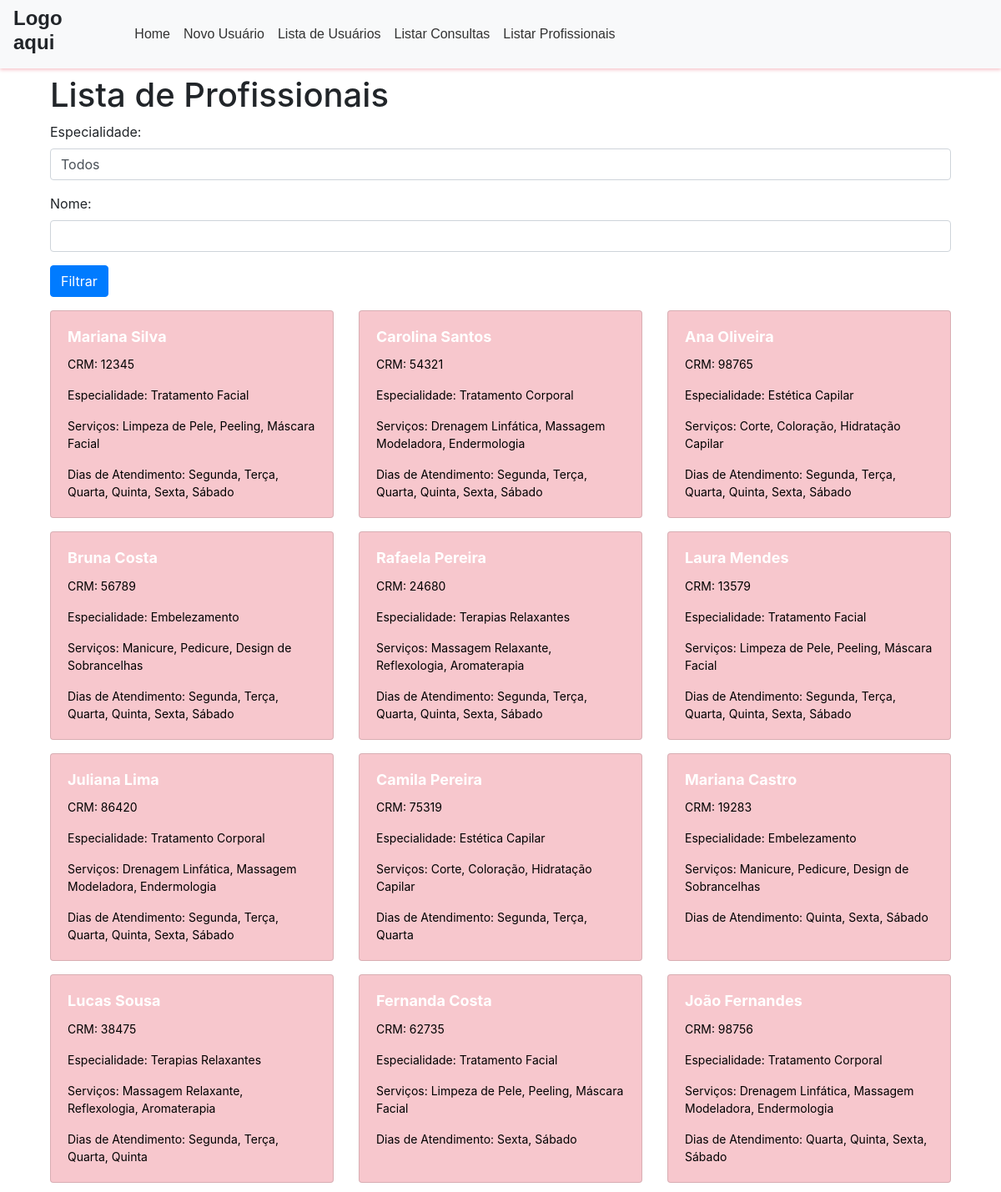
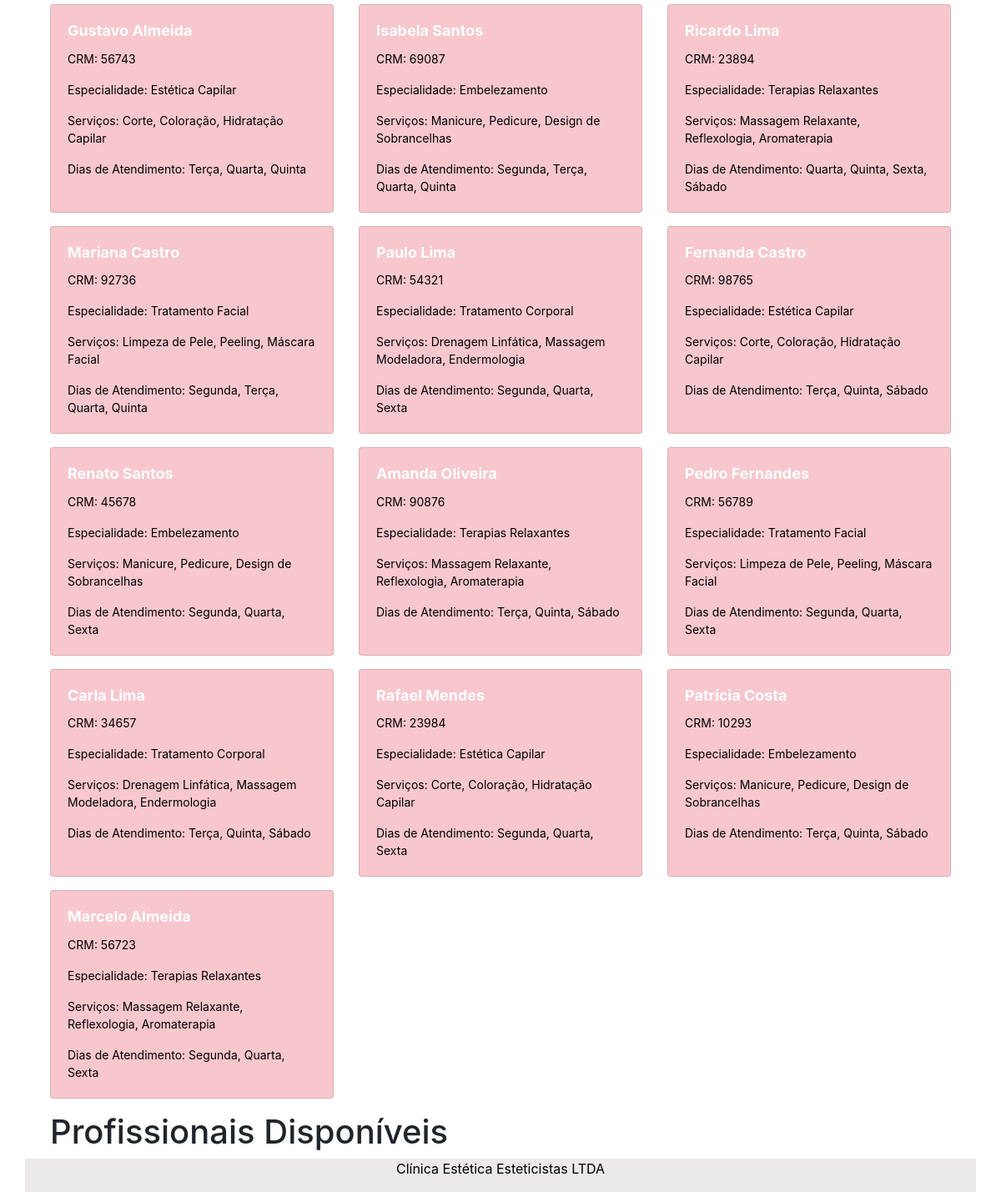
Screenshot of /?page=listarP with the database file from the repository (2 pictures, top to bottom).
### tables this page shows
CREATE TABLE profissionais (
    id INT PRIMARY KEY AUTO_INCREMENT,
    nome_profissional VARCHAR(255) NOT NULL,
    crm VARCHAR(20) NOT NULL,
    especialidade VARCHAR(255) NOT NULL,
    servicos VARCHAR(255) NOT NULL,
    dias_atendimento VARCHAR(255) NOT NULL
);

### view/view_usu/lista_profissionais.php (the view, shortened to what this page needs)
<!DOCTYPE html>
<html>
<head>
    <link rel="stylesheet" href="https://stackpath.bootstrapcdn.com/bootstrap/4.5.2/css/bootstrap.min.css">
</head>
<body>
    <div class="container">
        <h1>Lista de Profissionais</h1>
        <form action="" method="POST">
            <div class="form-group">
                <label for="especialidade">Especialidade:</label>
                <select class="form-control" id="especialidade" name="especialidade">
                    <option value="">Todos</option>
                </select>
            </div>
            <div class="form-group">
                <label for="nome">Nome:</label>
                <input type="text" class="form-control" id="nome" name="nome">
            </div>
            <button type="submit" class="btn btn-primary">Filtrar</button>
        </form>
        <div class="row mt-3">
            <?php
            if ($_SERVER['REQUEST_METHOD'] == 'POST') {
                $especialidade = $_POST['especialidade'];
                $nome = $_POST['nome'];
                $sql = "SELECT * FROM profissionais WHERE especialidade LIKE '%$especialidade%' AND nome_profissional LIKE '%$nome%'";
            } else {
                $sql = "SELECT * FROM profissionais";
            }
            $resultado = $conexao->query($sql);
            if ($resultado->num_rows > 0) {
                while ($row = $resultado->fetch_assoc()) {
                    ?>
                    <div class="col-md-4 mb-3">
                        <div class="card">
                            <div class="card-body">
                                <h5 class="card-title"><?php echo $row['nome_profissional']; ?></h5>
                                <p class="card-text">CRM: <?php echo $row['crm']; ?></p>
                                <p class="card-text">Especialidade: <?php echo $row['especialidade']; ?></p>
                                <p class="card-text">Serviços: <?php echo $row['servicos']; ?></p>
                                <p class="card-text">Dias de Atendimento: <?php echo $row['dias_atendimento']; ?></p>
                            </div>
                        </div>
                    </div>
                    <?php
                }
            } else {
                echo "<p class='alert alert-info'>Nenhum profissional encontrado.</p>";
            }
            ?>
        </div>
        <h1>Profissionais Disponíveis</h1>
        <p>Conexões</p>
    </div>
</body>
</html>

### Index.php (shortened to what this page needs)
<!DOCTYPE html>
<html lang="pt-BR">
<head>
    <link href="./css/pagina_inicial.css" rel="stylesheet">
    <link href="./css/footer.css" rel="stylesheet">
    <link href="https://cdn.jsdelivr.net/npm/bootstrap@5.0.2/dist/css/bootstrap.min.css" rel="stylesheet">
</head>
<body>
    <nav class="navbar navbar-expand-lg navbar-light bg-light" style="font-family: Arial, sans-serif; background-color: #F7C7CD; box-shadow: 0 2px 4px #F7C7CD;">
    <h1 style="font-size: 24px; font-weight: bold; margin-right: 20px;">Logo aqui</h1>
    <div class="container-fluid">
        <div class="collapse navbar-collapse" id="navbarSupportedContent">
            <ul class="navbar-nav me-auto mb-2 mb-lg-0">
                <li class="nav-item">
                    <a class="nav-link active" aria-current="page" href="./Index.php" style="font-size: 16px; color: #333; text-decoration: none;">Home</a>
                </li>
                <li class="nav-item">
                    <a class="nav-link" href="?page=novo" style="font-size: 16px; color: #333; text-decoration: none;">Novo Usuário</a>
                </li>
                <li class="nav-item">
                    <a class="nav-link" href="?page=listar" style="font-size: 16px; color: #333; text-decoration: none;">Lista de Usuários</a>
                </li>
                <li class="nav-item">
                    <a class="nav-link" href="?page=listarC" style="font-size: 16px; color: #333; text-decoration: none;">Listar Consultas</a>
                </li>
                <li class="nav-item">
                    <a class="nav-link" href="?page=listarP" style="font-size: 16px; color: #333; text-decoration: none;">Listar Profissionais</a>
                </li>
            </ul>
        </div>
    </div>
</nav>
    <div class="container">
        <div id="content">
            <div class="row">
                <div class="col mt-2">
                    <?php
                    include("./control/conexao.php");
                    switch (@$_REQUEST["page"]) {
                            case "listarP":
                                include("./view/view_usu/lista_profissionais.php");
                                break;
                    }
                    ?>
        <div class="footer">
            <p>Clínica Estética Esteticistas LTDA</p>
        </div>
    </div>
</body>
</html>

### css/footer.css (style rules this page uses)
.container { position: relative; min-height: 100vh; }
.footer { position:absolute; left: 0; bottom: 0; width: 100%; height: 2.5rem; background-color: rgb(235, 233, 233); color: rgb(0, 0, 0); text-align: center; }

### view/view_usu/lista_profissionais.php (style rules this page uses)
.card { background-color: #F7C7CD; color: white; }
.card-title { font-size: 18px; font-weight: bold; }
.card p { font-size: 14px; color: black; }
.card, .h-100 { height: 100%; }

### rows the page displays
profissionais: nome_profissional "Mariana Silva", crm "12345", especialidade "Tratamento Facial", servicos "Limpeza de Pele, Peeling, Máscara Facial", dias_atendimento "Segunda, Terça, Quarta, Quinta, Sexta, Sábado"
profissionais: nome_profissional "Carolina Santos", crm "54321", especialidade "Tratamento Corporal", servicos "Drenagem Linfática, Massagem Modeladora, Endermologia", dias_atendimento "Segunda, Terça, Quarta, Quinta, Sexta, Sábado"
profissionais: nome_profissional "Ana Oliveira", crm "98765", especialidade "Estética Capilar", servicos "Corte, Coloração, Hidratação Capilar", dias_atendimento "Segunda, Terça, Quarta, Quinta, Sexta, Sábado"
profissionais: nome_profissional "Bruna Costa", crm "56789", especialidade "Embelezamento", servicos "Manicure, Pedicure, Design de Sobrancelhas", dias_atendimento "Segunda, Terça, Quarta, Quinta, Sexta, Sábado"
profissionais: nome_profissional "Rafaela Pereira", crm "24680", especialidade "Terapias Relaxantes", servicos "Massagem Relaxante, Reflexologia, Aromaterapia", dias_atendimento "Segunda, Terça, Quarta, Quinta, Sexta, Sábado"
profissionais: nome_profissional "Laura Mendes", crm "13579", especialidade "Tratamento Facial", servicos "Limpeza de Pele, Peeling, Máscara Facial", dias_atendimento "Segunda, Terça, Quarta, Quinta, Sexta, Sábado"
profissionais: nome_profissional "Juliana Lima", crm "86420", especialidade "Tratamento Corporal", servicos "Drenagem Linfática, Massagem Modeladora, Endermologia", dias_atendimento "Segunda, Terça, Quarta, Quinta, Sexta, Sábado"
profissionais: nome_profissional "Camila Pereira", crm "75319", especialidade "Estética Capilar", servicos "Corte, Coloração, Hidratação Capilar", dias_atendimento "Segunda, Terça, Quarta"
profissionais: nome_profissional "Mariana Castro", crm "19283", especialidade "Embelezamento", servicos "Manicure, Pedicure, Design de Sobrancelhas", dias_atendimento "Quinta, Sexta, Sábado"
profissionais: nome_profissional "Lucas Sousa", crm "38475", especialidade "Terapias Relaxantes", servicos "Massagem Relaxante, Reflexologia, Aromaterapia", dias_atendimento "Segunda, Terça, Quarta, Quinta"
profissionais: nome_profissional "Fernanda Costa", crm "62735", especialidade "Tratamento Facial", servicos "Limpeza de Pele, Peeling, Máscara Facial", dias_atendimento "Sexta, Sábado"
profissionais: nome_profissional "João Fernandes", crm "98756", especialidade "Tratamento Corporal", servicos "Drenagem Linfática, Massagem Modeladora, Endermologia", dias_atendimento "Quarta, Quinta, Sexta, Sábado"
profissionais: nome_profissional "Gustavo Almeida", crm "56743", especialidade "Estética Capilar", servicos "Corte, Coloração, Hidratação Capilar", dias_atendimento "Terça, Quarta, Quinta"
profissionais: nome_profissional "Isabela Santos", crm "69087", especialidade "Embelezamento", servicos "Manicure, Pedicure, Design de Sobrancelhas", dias_atendimento "Segunda, Terça, Quarta, Quinta"
profissionais: nome_profissional "Ricardo Lima", crm "23894", especialidade "Terapias Relaxantes", servicos "Massagem Relaxante, Reflexologia, Aromaterapia", dias_atendimento "Quarta, Quinta, Sexta, Sábado"
profissionais: nome_profissional "Mariana Castro", crm "92736", especialidade "Tratamento Facial", servicos "Limpeza de Pele, Peeling, Máscara Facial", dias_atendimento "Segunda, Terça, Quarta, Quinta"
profissionais: nome_profissional "Paulo Lima", crm "54321", especialidade "Tratamento Corporal", servicos "Drenagem Linfática, Massagem Modeladora, Endermologia", dias_atendimento "Segunda, Quarta, Sexta"
profissionais: nome_profissional "Fernanda Castro", crm "98765", especialidade "Estética Capilar", servicos "Corte, Coloração, Hidratação Capilar", dias_atendimento "Terça, Quinta, Sábado"
profissionais: nome_profissional "Renato Santos", crm "45678", especialidade "Embelezamento", servicos "Manicure, Pedicure, Design de Sobrancelhas", dias_atendimento "Segunda, Quarta, Sexta"
profissionais: nome_profissional "Amanda Oliveira", crm "90876", especialidade "Terapias Relaxantes", servicos "Massagem Relaxante, Reflexologia, Aromaterapia", dias_atendimento "Terça, Quinta, Sábado"
profissionais: nome_profissional "Pedro Fernandes", crm "56789", especialidade "Tratamento Facial", servicos "Limpeza de Pele, Peeling, Máscara Facial", dias_atendimento "Segunda, Quarta, Sexta"
profissionais: nome_profissional "Carla Lima", crm "34657", especialidade "Tratamento Corporal", servicos "Drenagem Linfática, Massagem Modeladora, Endermologia", dias_atendimento "Terça, Quinta, Sábado"
profissionais: nome_profissional "Rafael Mendes", crm "23984", especialidade "Estética Capilar", servicos "Corte, Coloração, Hidratação Capilar", dias_atendimento "Segunda, Quarta, Sexta"
profissionais: nome_profissional "Patrícia Costa", crm "10293", especialidade "Embelezamento", servicos "Manicure, Pedicure, Design de Sobrancelhas", dias_atendimento "Terça, Quinta, Sábado"
profissionais: nome_profissional "Marcelo Almeida", crm "56723", especialidade "Terapias Relaxantes", servicos "Massagem Relaxante, Reflexologia, Aromaterapia", dias_atendimento "Segunda, Quarta, Sexta"
